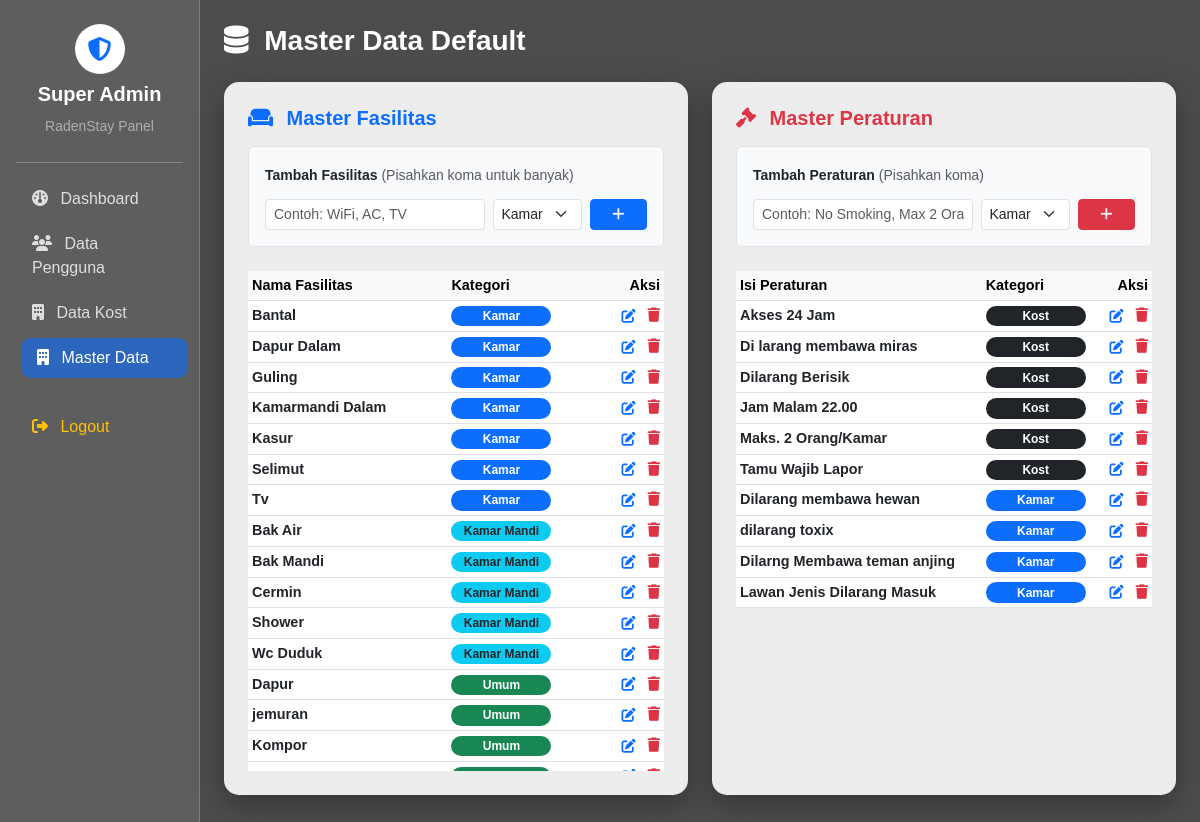
Page /admin/master_data.php (signed in) on the committed database.
### tables this page shows
CREATE TABLE `master_fasilitas` (
  `id_master_fasilitas` int NOT NULL,
  `nama_fasilitas` varchar(100) NOT NULL,
  `kategori` enum('Kamar','Kamar Mandi','Umum','Parkir') DEFAULT NULL,
  `id_pemilik` int DEFAULT NULL
);

CREATE TABLE `master_peraturan` (
  `id_master_peraturan` int NOT NULL,
  `nama_peraturan` varchar(255) NOT NULL,
  `kategori` enum('Kost','Kamar') DEFAULT 'Kost',
  `id_pemilik` int DEFAULT NULL
);

### admin/master_data.php (the view, shortened to what this page needs)
<?php
include '../koneksi.php';
?>
<!DOCTYPE html>
<html lang="id">
<head>
    <link href="https://cdn.jsdelivr.net/npm/bootstrap@5.3.0/dist/css/bootstrap.min.css" rel="stylesheet">
    <link rel="stylesheet" href="https://cdnjs.cloudflare.com/ajax/libs/font-awesome/6.4.0/css/all.min.css">
</head>
<body>
    <div class="container-fluid">
        <div class="row">
            <?php include 'sidebar.php'; ?>
            <div class="col-md-9 col-lg-10 p-4">
                <h3 class="fw-bold text-white mb-4"><i class="fa-solid fa-database me-2"></i> Master Data Default</h3>
                <div class="row g-4">
                    <div class="col-md-6">
                        <div class="card glass-card border-0 p-4">
                            <h5 class="fw-bold text-primary mb-3"><i class="fa-solid fa-couch me-2"></i> Master Fasilitas</h5>
                            <form method="POST" class="mb-4 p-3 bg-light rounded border">
                                <div class="row g-2">
                                    <div class="col-12 mb-1">
                                        <label class="fw-bold small">Tambah Fasilitas <span class="text-muted fw-normal">(Pisahkan koma untuk banyak)</span></label>
                                    </div>
                                    <div class="col-md-7">
                                        <input type="text" name="nama_fasilitas" class="form-control form-control-sm" placeholder="Contoh: WiFi, AC, TV" required>
                                    </div>
                                    <div class="col-md-3">
                                        <select name="kategori_fasilitas" class="form-select form-select-sm">
                                            <option value="Kamar">Kamar</option>
                                        </select>
                                    </div>
                                    <div class="col-md-2">
                                        <button type="submit" name="tambah_fasilitas" class="btn btn-primary btn-sm w-100"><i class="fa-solid fa-plus"></i></button>
                                    </div>
                                </div>
                            </form>
                            <div class="table-responsive" style="max-height: 500px; overflow-y: auto;">
                                <table class="table table-hover table-sm">
                                    <thead class="table-light sticky-top">
                                        <tr>
                                            <th>Nama Fasilitas</th>
                                            <th>Kategori</th>
                                            <th class="text-end">Aksi</th>
                                        </tr>
                                    </thead>
                                    <tbody>
                                        <?php
                                        $qf = mysqli_query($conn, "SELECT * FROM master_fasilitas WHERE id_pemilik IS NULL ORDER BY kategori ASC, nama_fasilitas ASC");
                                        while ($f = mysqli_fetch_assoc($qf)):
                                            $bg = 'bg-secondary';
                                            if ($f['kategori'] == 'Kamar') $bg = 'bg-primary';
                                            if ($f['kategori'] == 'Kamar Mandi') $bg = 'bg-info text-dark';
                                            if ($f['kategori'] == 'Umum') $bg = 'bg-success';
                                            if ($f['kategori'] == 'Parkir') $bg = 'bg-warning text-dark';
                                        ?>
                                            <tr>
                                                <td class="fw-bold"><?= $f['nama_fasilitas'] ?></td>
                                                <td><span class="badge rounded-pill badge-cat <?= $bg ?>"><?= $f['kategori'] ?></span></td>
                                                <td class="text-end">
                                                    <button type="button" class="btn btn-sm text-primary p-0 me-2 border-0 bg-transparent" data-bs-toggle="modal" data-bs-target="#editFas<?= $f['id_master_fasilitas'] ?>">
                                                        <i class="fa-solid fa-pen-to-square"></i>
                                                    </button>
                                                    <a href="master_data.php?hapus_fasilitas=<?= $f['id_master_fasilitas'] ?>" class="text-danger" onclick="return confirm('Hapus fasilitas default ini?')"><i class="fa-solid fa-trash"></i></a>
                                                </td>
                                            </tr>
                                        <?php endwhile; ?>
                                    </tbody>
                                </table>
                            </div>
                        </div>
                    </div>
                    <div class="col-md-6">
                        <div class="card glass-card border-0 p-4">
                            <h5 class="fw-bold text-danger mb-3"><i class="fa-solid fa-gavel me-2"></i> Master Peraturan</h5>
                            <form method="POST" class="mb-4 p-3 bg-light rounded border">
                                <div class="row g-2">
                                    <div class="col-12 mb-1">
                                        <label class="fw-bold small">Tambah Peraturan <span class="text-muted fw-normal">(Pisahkan koma)</span></label>
                                    </div>
                                    <div class="col-md-7">
                                        <input type="text" name="nama_peraturan" class="form-control form-control-sm" placeholder="Contoh: No Smoking, Max 2 Orang" required>
                                    </div>
                                    <div class="col-md-3">
                                        <select name="kategori_peraturan" class="form-select form-select-sm">
                                            <option value="Kamar">Kamar</option>
                                        </select>
                                    </div>
                                    <div class="col-md-2">
                                        <button type="submit" name="tambah_peraturan" class="btn btn-danger btn-sm w-100"><i class="fa-solid fa-plus"></i></button>
                                    </div>
                                </div>
                            </form>
                            <div class="table-responsive" style="max-height: 500px; overflow-y: auto;">
                                <table class="table table-hover table-sm">
                                    <thead class="table-light sticky-top">
                                        <tr>
                                            <th>Isi Peraturan</th>
                                            <th>Kategori</th>
                                            <th class="text-end">Aksi</th>
                                        </tr>
                                    </thead>
                                    <tbody>
                                        <?php
                                        $qp = mysqli_query($conn, "SELECT * FROM master_peraturan WHERE id_pemilik IS NULL ORDER BY kategori ASC, nama_peraturan ASC");
                                        while ($p = mysqli_fetch_assoc($qp)):
                                            $bg = ($p['kategori'] == 'Kamar') ? 'bg-primary' : 'bg-dark';
                                        ?>
                                            <tr>
                                                <td class="fw-bold"><?= $p['nama_peraturan'] ?></td>
                                                <td><span class="badge rounded-pill badge-cat <?= $bg ?>"><?= $p['kategori'] ?></span></td>
                                                <td class="text-end">
                                                    <button type="button" class="btn btn-sm text-primary p-0 me-2 border-0 bg-transparent" data-bs-toggle="modal" data-bs-target="#editPer<?= $p['id_master_peraturan'] ?>">
                                                        <i class="fa-solid fa-pen-to-square"></i>
                                                    </button>
                                                    <a href="master_data.php?hapus_peraturan=<?= $p['id_master_peraturan'] ?>" class="text-danger" onclick="return confirm('Hapus peraturan default ini?')"><i class="fa-solid fa-trash"></i></a>
                                                </td>
                                            </tr>
                                        <?php endwhile; ?>
                                    </tbody>
                                </table>
                            </div>
                        </div>
                    </div>
                </div>
            </div>
        </div>
    </div>
</body>
</html>

### admin/master_data.php (style rules this page uses)
body { background-image: url('../assets/img/logo/bg-hero-wide.webp'); background-size: cover; background-position: center; background-attachment: fixed; min-height: 100vh; font-family: 'Poppins', sans-serif; }
body::before { content: ""; position: absolute; top: 0; left: 0; right: 0; bottom: 0; background: rgba(0, 0, 0, 0.7); z-index: -1; position: fixed; }
.glass-card { background: rgba(255, 255, 255, 0.9); backdrop-filter: blur(20px); border-radius: 15px; box-shadow: 0 10px 30px rgba(0, 0, 0, 0.3); height: 100%; }
.table-sm td, .table-sm th { font-size: 0.9rem; vertical-align: middle; }
.badge-cat { font-size: 0.75rem; width: 100px; display: inline-block; text-align: center; }

### rows in the picture
master_fasilitas: nama_fasilitas "Bantal", kategori "Kamar"
master_fasilitas: nama_fasilitas "Dapur Dalam", kategori "Kamar"
master_fasilitas: nama_fasilitas "Guling", kategori "Kamar"
master_fasilitas: nama_fasilitas "Kamarmandi Dalam", kategori "Kamar"
master_fasilitas: nama_fasilitas "Kasur", kategori "Kamar"
master_fasilitas: nama_fasilitas "Selimut", kategori "Kamar"
master_fasilitas: nama_fasilitas "Tv", kategori "Kamar"
master_fasilitas: nama_fasilitas "Bak Air", kategori "Kamar Mandi"
master_fasilitas: nama_fasilitas "Bak Mandi", kategori "Kamar Mandi"
master_fasilitas: nama_fasilitas "Cermin", kategori "Kamar Mandi"
master_fasilitas: nama_fasilitas "Shower", kategori "Kamar Mandi"
master_fasilitas: nama_fasilitas "Wc Duduk", kategori "Kamar Mandi"
master_fasilitas: nama_fasilitas "Dapur", kategori "Umum"
master_fasilitas: nama_fasilitas "jemuran", kategori "Umum"
master_fasilitas: nama_fasilitas "Kompor", kategori "Umum"
master_peraturan: nama_peraturan "Akses 24 Jam", kategori "Kost"
master_peraturan: nama_peraturan "Di larang membawa miras", kategori "Kost"
master_peraturan: nama_peraturan "Dilarang Berisik", kategori "Kost"
master_peraturan: nama_peraturan "Jam Malam 22.00", kategori "Kost"
master_peraturan: nama_peraturan "Maks. 2 Orang/Kamar", kategori "Kost"
master_peraturan: nama_peraturan "Tamu Wajib Lapor", kategori "Kost"
master_peraturan: nama_peraturan "Dilarang membawa hewan", kategori "Kamar"
master_peraturan: nama_peraturan "dilarang toxix", kategori "Kamar"
master_peraturan: nama_peraturan "Dilarng Membawa teman anjing", kategori "Kamar"
master_peraturan: nama_peraturan "Lawan Jenis Dilarang Masuk", kategori "Kamar"
